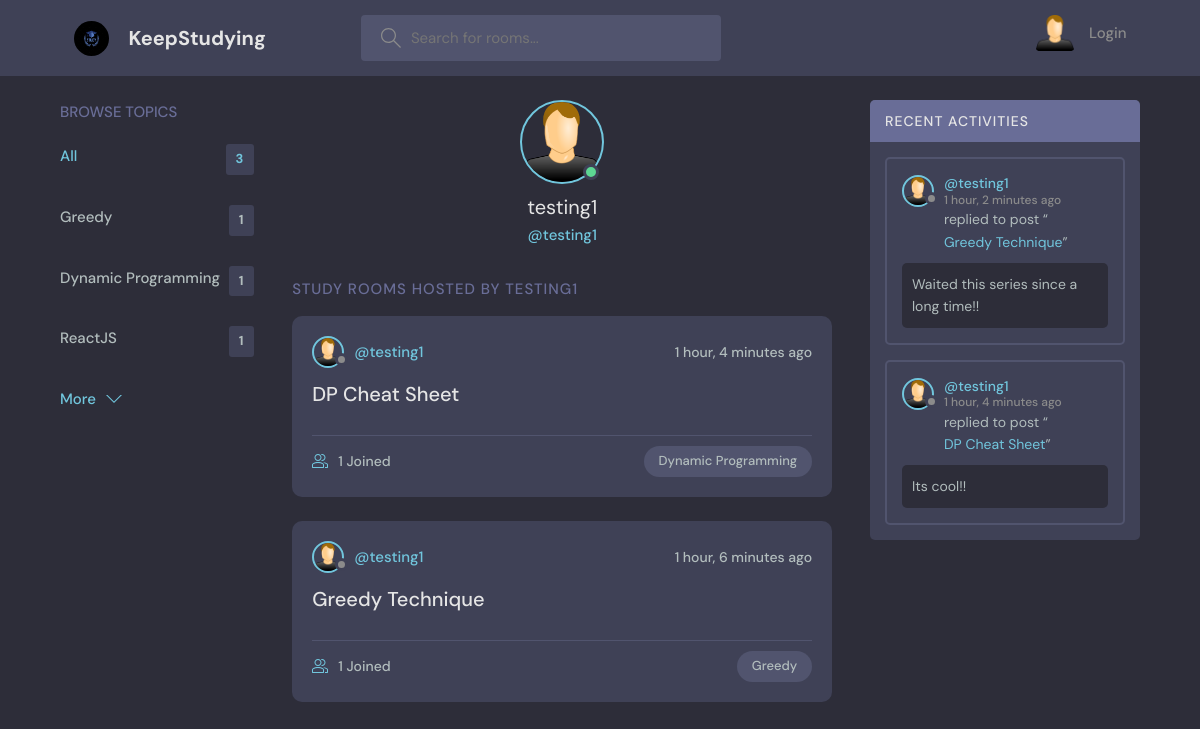
Page /profile/9/ on the committed database.
### app/models.py (models this page shows, shortened)
class Topic(models.Model):
    name = models.CharField(max_length=200)

class Room(models.Model):
    host = models.ForeignKey(User, on_delete=models.SET_NULL, null=True)
    topic = models.ForeignKey(Topic, on_delete=models.SET_NULL, null=True)
    name = models.CharField(max_length=200)
    description = models.TextField(null=True, blank=True)
    participants = models.ManyToManyField(User, related_name='participants', blank=True)
    updated = models.DateTimeField(auto_now=True)
    created = models.DateTimeField(auto_now_add=True)
    class Meta:
        ordering = ['-updated', '-created']
    def __str__(self):
        return str(self.name)

class Message(models.Model):
    user = models.ForeignKey(User, on_delete=models.CASCADE)
    room = models.ForeignKey(Room, on_delete=models.CASCADE)
    body = models.TextField()
    updated = models.DateTimeField(auto_now=True)
    created = models.DateTimeField(auto_now_add=True)
    class Meta:
        ordering = ['-updated', '-created']

### app/views.py (the view)
# urls.py: path('profile/<str:pk>/', views.userProfile, name='profile'),
def userProfile(request, pk):
    user = User.objects.get(id = pk)
    rooms = user.room_set.all()
    topics = Topic.objects.all()
    room_message = user.message_set.all()
    context = {"user": user, 'rooms':rooms, 'topics': topics, 'room_message': room_message}
    return render(request, 'app/profile.html', context)

### app/templates/app/profile.html (shortened to what this page needs)
{% extends 'main.html' %}
{% block content %}
{% load static %}
<main class="profile-page layout layout--3">
  <div class="container">
    {% include 'app/topics_component.html' %}
    <div class="roomList">
      <div class="profile">
        <div class="profile__avatar">
          <div class="avatar avatar--large active">
            <img src="{% static 'images/Pic.png' %}" />
          </div>
        </div>
        <div class="profile__info">
          <h3>{{user.username}}</h3>
          <p>@{{user}}</p>
        </div>
      </div>
      <div class="roomList__header">
        <div>
          <h2>Study Rooms Hosted by {{user.username}}</a>
          </h2>
        </div>
      </div>
      {% include 'app/centre_component.html' %}
    </div>
    {% include 'app/activity_component.html' %}
  </div>
</main>
{% endblock %}

### app/templates/app/topics_component.html
<div class="topics">
    <div class="topics__header">
      <h2>Browse Topics</h2>
    </div>
    <ul class="topics__list">
      <li>
        <a href="{% url 'home' %}" class="active">All <span>{{topics.count}}</span></a>
      </li>
      {% for i in topics %}
      <li>
        <a href="{% url 'home' %}?q={{i.name}}">{{i.name}} <span>{{i.room_set.all.count}}</span></a>
      </li>
      {% endfor %}
    </ul>
    <a class="btn btn--link" href="{% url 'topicsPage' %}">
      More
      <svg
        version="1.1"
        xmlns="http://www.w3.org/2000/svg"
        width="32"
        height="32"
        viewBox="0 0 32 32"
      >
        <title>chevron-down</title>
        <path d="M16 21l-13-13h-3l16 16 16-16h-3l-13 13z"></path>
      </svg>
    </a>
  </div>

### app/templates/app/centre_component.html (shortened to what this page needs)
{% load static %}
{% for room in rooms %}
<div class="roomListRoom">
    <div class="roomListRoom__header">
        <a href="{% url 'profile' room.host.id %}" class="roomListRoom__author">
            <div class="avatar avatar--small">
                <img src="{% static 'images/Pic.png' %}" />
            </div>
            <span>@{{room.host.username}}</span>
        </a>
        <div class="roomListRoom__actions">
            <span>{{room.created|timesince}} ago</span>
        </div>
    </div>
    <div class="roomListRoom__content">
        <a href="{% url 'room' room.id %}">{{ room.name }}</a>
    </div>
    <div class="roomListRoom__meta">
        <a href="{% url 'room' room.id %}" class="roomListRoom__joined">
            {{room.participants.all.count}} Joined
        </a>
        <p class="roomListRoom__topic">{{room.topic.name}}</p>
    </div>
</div>
{% endfor %}

### app/templates/app/activity_component.html (shortened to what this page needs)
{% load static %}
<div class="activities">
    <div class="activities__header">
      <h2>Recent Activities</h2>
    </div>
    {% for message in room_message %}
    <div class="activities__box">
      <div class="activities__boxHeader roomListRoom__header">
        <a href="{% url 'profile' message.user.id %}" class="roomListRoom__author">
          <div class="avatar avatar--small">
            <img src="{% static 'images/Pic.png' %}" />
          </div>
          <p>
            @{{message.user}}
            <span>{{message.created|timesince}} ago</span>
          </p>
        </a>
      </div>
      <div class="activities__boxContent">
        <p>
          replied to post “<a href="{% url 'room' message.room.id %}">{{message.room}}</a
          >”
        </p>
        <div class="activities__boxRoomContent">
          {{message.body}}
        </div>
      </div>
    </div>
    {% endfor %}
  </div>

### rows in the picture
Topic: name "Greedy", room_set.all.count "1"
Topic: name "Dynamic Programming", room_set.all.count "1"
Topic: name "ReactJS", room_set.all.count "1"
Room: host.username "testing1", created "1 hour, 4 minutes", name "DP Cheat Sheet", participants.all.count "1", topic.name "Dynamic Programming"
Room: host.username "testing1", created "1 hour, 6 minutes", name "Greedy Technique", participants.all.count "1", topic.name "Greedy"
Message: user "testing1", created "1 hour, 2 minutes", room "Greedy Technique", body "Waited this series since a long time!!"
Message: user "testing1", created "1 hour, 4 minutes", room "DP Cheat Sheet", body "Its cool!!"

### other values in the picture
{{ topics.count }} "3"
{{ user.username }} "testing1"
{{ user }} "testing1"
{{ user.username }} "TESTING1"
